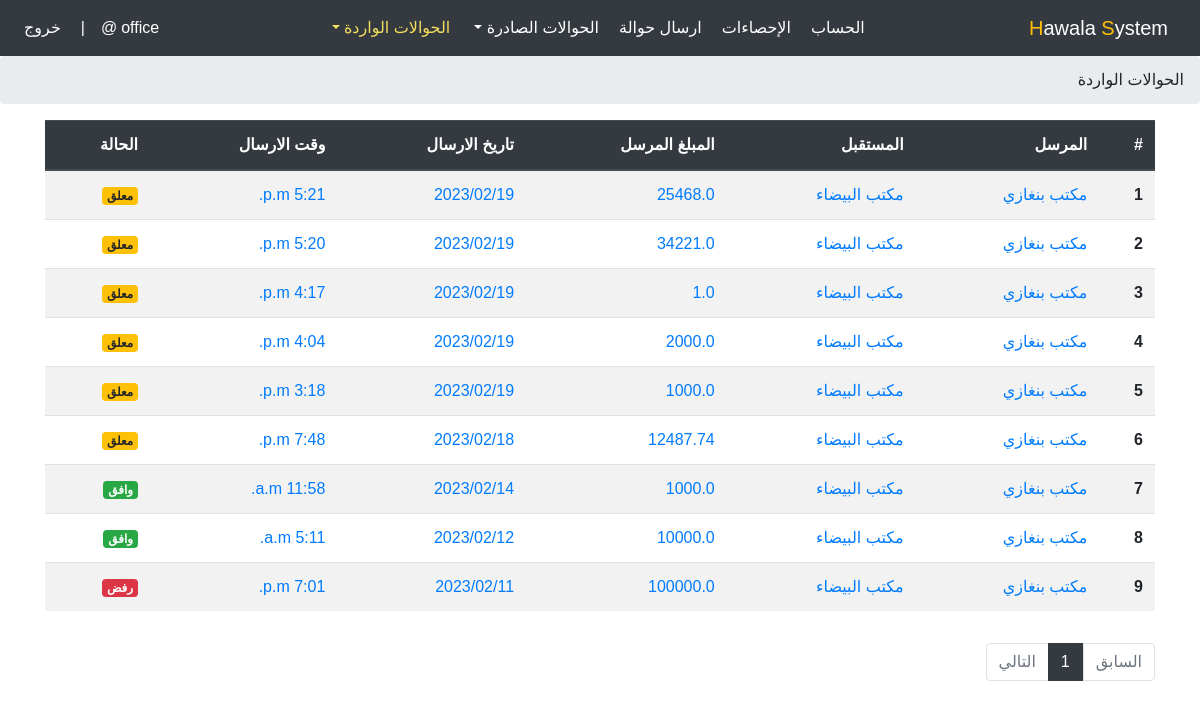
Screenshot of /office/incomingTransfersList (signed in) with the database file from the repository.
### account/models.py (models this page shows, shortened)
class TblUser(AbstractUser):
    user_type = models.PositiveIntegerField(choices=USER_TYPE)

class TblOfficeUser(models.Model):
    user = models.OneToOneField(TblUser, on_delete=models.CASCADE, primary_key=True)
    name = models.CharField(max_length=100)
    bio = models.TextField(max_length=1500, null=True, blank=True)
    email = models.EmailField()
    special_phone = models.CharField(max_length=14)
    city = models.PositiveIntegerField(choices=CITY_CHOICES, default=1)
    address = models.CharField(max_length=100)
    url_address = models.CharField(max_length=200)
    create_at = models.DateTimeField(auto_now_add=True)
    update_at = models.DateTimeField(auto_now=True)

### office/models.py (models this page shows, shortened)
class TblMoneyTransfer(models.Model):
    sender_office = models.ForeignKey(TblOfficeUser, related_name='from_office', on_delete=models.CASCADE)
    recipient_office = models.ForeignKey(TblOfficeUser, related_name='to_office', on_delete=models.CASCADE)
    sent_amount = models.FloatField(validators=[MinValueValidator(1.0), MaxValueValidator(1000000000.0)])
    sender_commission = models.FloatField(validators=[MinValueValidator(1.0), MaxValueValidator(1000000.0)])
    recipient_commission = models.FloatField(validators=[MinValueValidator(1.0), MaxValueValidator(1000000.0)])
    commission_from_sender = models.FloatField(validators=[MinValueValidator(0.0), MaxValueValidator(1000000.0)])
    commission_from_recipient = models.FloatField(validators=[MinValueValidator(0.0), MaxValueValidator(1000000.0)])
    approval_by_recipient = models.BooleanField(default=False)
    sent_at = models.DateTimeField(auto_now_add=True)
    approval_at = models.DateTimeField(null=True, blank=True)
    rejection_at = models.DateTimeField(null=True, blank=True)
    note = models.TextField(max_length=200, null=True, blank=True)
    rejection = models.BooleanField(default=False)
    note2 = models.TextField(max_length=200, null=True, blank=True)
    def get_incoming_money_order_url(self):
        return reverse('office:incoming-money-order', kwargs={'money_order_id': self.pk})

### office/views.py (the view)
# urls.py: path('incomingTransfersList', views.incomingTransfersList, name="incoming-transfers-list"),
@login_required(login_url='account:logout')
def incomingTransfersList(request):
    if request.user.user_type != is_office:
        return redirect('account:logout')
    transfers = TblMoneyTransfer.objects.filter(recipient_office=request.user.pk).order_by('-sent_at')
    paginator = Paginator(transfers, 25)
    page_num = request.GET.get('page', 1)
    try:
        transfers = paginator.page(page_num)
    except PageNotAnInteger:
        transfers = paginator.page(1)
    except EmptyPage:
        transfers = paginator.page(paginator.num_pages)
    context = {
        'parentTitle': 'incoming-transfers',
        'title': 'incoming-transfers-list',
        'transfers': transfers,
    }
    return render(request, 'office/incomingTransfers/incomingTransfersList.html', context)

### office/templates/office/incomingTransfers/incomingTransfersList.html (shortened to what this page needs)
{% extends 'office.html' %}
{% block office-content %}
<ol class="breadcrumb">
    <li class="active" aria-current="page">الحوالات الواردة</li>
</ol>
<div class="container my-3">
    <div class="row">
        <div class="col-12">
            <div class="table-responsive">
                <table class="table table-striped">
                    <thead class="thead-dark">
                    <tr>
                        <th scope="col">#</th>
                        <th scope="col">المرسل</th>
                        <th scope="col">المستقبل</th>
                        <th scope="col">المبلغ المرسل</th>
                        <th scope="col">تاريخ الارسال</th>
                        <th scope="col">وقت الارسال</th>
                        <th scope="col">الحالة</th>
                    </tr>
                    </thead>
                    <tbody>
                        {% for i in transfers %}
                        <tr>
                            <th scope="row">{{ forloop.counter }}</th>
                            <td><a href="{{ i.get_incoming_money_order_url }}">{{ i.sender_office.name }}</a></td>
                            <td><a href="{{ i.get_incoming_money_order_url }}">{{ i.recipient_office.name }}</a></td>
                            <td><a href="{{ i.get_incoming_money_order_url }}">{{ i.sent_amount }}</a></td>
                            <td><a href="{{ i.get_incoming_money_order_url }}">{{ i.sent_at.date|date:"Y/m/d" }}</a></td>
                            <td><a href="{{ i.get_incoming_money_order_url }}">{{ i.sent_at.time }}</a></td>
                            <td><a href="{{ i.get_incoming_money_order_url }}">
                                {% if i.approval_by_recipient == True %}
                                <span class="badge badge-success">وافق</span>
                                {% elif i.rejection == True %}
                                <span class="badge badge-danger">رفض</span>
                                {% elif i.approval_by_recipient == False and i.rejection == False %}
                                <span class="badge badge-warning">معلق</span>
                                {% endif %}
                            </a></td>
                        </tr>
                        {% endfor %}
                    </tbody>
                </table>
            </div>
        </div>
        <div class="col-12 my-3">
          <ul class="pagination">
              {% if transfers.has_previous %}
              <li class="page-item">
                  <a class="page-link" href="?page={{ transfers.previous_page_number }}" tabindex="-1">السابق</a>
              </li>
              {% else %}
              <li class="page-item disabled">
                  <a class="page-link" href="#!" tabindex="-1">السابق</a>
              </li>
              {% endif %}
              {% for num in transfers.paginator.page_range %}
                  {% if transfers.number == num %}
                      <li class="page-item active">
                          <a class="page-link" href="?page={{ num }}">{{ num }}</a>
                      </li>
                  {% elif num > transfers.number|add:'-3' and num < transfers.number|add:'3' %}
                      <a class="d-none" href="?page={{ num }}">{{ num }}</a>
                      <li class="page-item">
                          <a class="page-link" href="?page={{ num }}">{{ num }}</a>
                      </li>
                  {% endif %}
              {% endfor %}
              {% if transfers.has_next %}
                  {% if transfers.number < transfers.paginator.num_pages|add:'-3' %}
                      <li class="page-item">
                          <span class="page-link">...</span>
                      </li>
                      <li class="page-item">
                          <a class="page-link" href="?page={{ transfers.paginator.num_pages }}">{{ transfers.paginator.num_pages }}</a>
                      </li>
                  {% elif transfers.number < transfers.paginator.num_pages|add:'-2' %}
                      <li class="page-item">
                          <a class="page-link" href="?page={{ transfers.paginator.num_pages }}">{{ transfers.paginator.num_pages }}</a>
                      </li>
                  {% endif %}
                  <li class="page-item">
                      <a class="page-link" href="?page={{transfers.next_page_number}}">التالي</a>
                  </li>
              {% else %}
              <li class="page-item disabled">
                  <a class="page-link" href="#!">التالي</a>
              </li>
              {% endif %}
          </ul>
        </div>
    </div>
</div>
{% endblock %}

### templates/office.html (shortened to what this page needs)
<!DOCTYPE html>
{% load static %}
<html>
<html lang="ar">
<head>
    <link rel="stylesheet" href="{% static 'css/bootstrap.min.css' %}">
    <link rel="stylesheet" href="{% static 'css/office.style6.css' %}">
</head>
<body>
    <nav class="navbar navbar-expand-lg navbar-dark bg-dark">
        <a class="navbar-brand" href="#"><span class="text-warning">H</span>awala <span class="text-warning">S</span>ystem</a>
        <div class="collapse navbar-collapse" id="navbarSupportedContent">
            <ul class="navbar-nav mx-auto">
                <li class="nav-item {% if title == 'office-profile' or parentTitle == 'office-profile' %}active{% endif %}">
                    <a class="nav-link" href="{% url 'office:office-profile' %}">الحساب</a>
                </li>
                <li class="nav-item {% if title == 'office-statistics' %}active{% endif %}">
                    <a class="nav-link" href="{% url 'office:office-statistics' %}">الإحصاءات</a>
                </li>
                <li class="nav-item {% if title == 'office-list' or parentTitle == 'office-list' %}active{% endif %}">
                    <a class="nav-link" href="{% url 'office:office-list' %}">ارسال حوالة</a>
                </li>
                <li class="nav-item dropdown {% if parentTitle == 'outgoing-transfers' %}active{% endif %}">
                    <a class="nav-link dropdown-toggle" href="#" id="navbarDropdown" role="button" data-toggle="dropdown" aria-haspopup="true" aria-expanded="false">
                        الحوالات الصادرة
                    </a>
                </li>
                <li class="nav-item dropdown {% if parentTitle == 'incoming-transfers' %}active{% endif %}">
                    <a class="nav-link dropdown-toggle" href="#" id="navbarDropdown" role="button" data-toggle="dropdown" aria-haspopup="true" aria-expanded="false">
                        الحوالات الواردة
                    </a>
                </li>
            </ul>
            <ul class="navbar-nav">
                <li class="nav-item">
                    <span class="nav-link">{{ request.user.username }}@</span>
                </li>
                <li class="nav-item d-lg-inline-block d-none">
                    <span class="nav-link">|</span>
                </li>
                <li class="nav-item">
                    <a class="nav-link" href="{% url 'account:logout' %}">خروج</a>
                </li>
            </ul>
        </div>
    </nav>
    {% block office-content %}{% endblock %}
</body>
</html>

### static/css/office.style6.css (style rules this page uses)
html { scroll-behavior: smooth; }
body { direction: rtl; text-align: right; font-family: sans-serif; font-size: 1rem; font-weight: 400; line-height: 1.5; }
* { padding: 0; margin: 0; text-decoration: none; box-sizing: border-box; }
a, a:hover { text-decoration: none; cursor: pointer; transition: all 0.5s ease; }
nav.navbar a.navbar-brand { color: white !important; }
nav.navbar .nav-link { color: white !important; }
li.active a.nav-link, li a.nav-link:hover { color: #f5dd5d !important; }
.pagination .page-item.active .page-link { z-index:1;color:#fff;background-color:#343a40;border-color:#343a40 }
.pagination .page-item:last-child .page-link { border-radius:0;border-top-left-radius:.25rem;border-bottom-left-radius:.25rem }
.pagination .page-item:first-child .page-link { border-radius:0;border-top-right-radius:.25rem;border-bottom-right-radius:.25rem; }

### rows the page displays
TblUser: user.username "office"
TblMoneyTransfer: sender_office.name "مكتب بنغازي", recipient_office.name "مكتب البيضاء", sent_amount "25468.0", sent_at "2023/02/19", sent_at.time "5:21 p.m.", approval_by_recipient "معلق"
TblMoneyTransfer: sender_office.name "مكتب بنغازي", recipient_office.name "مكتب البيضاء", sent_amount "34221.0", sent_at "2023/02/19", sent_at.time "5:20 p.m.", approval_by_recipient "معلق"
TblMoneyTransfer: sender_office.name "مكتب بنغازي", recipient_office.name "مكتب البيضاء", sent_amount "1.0", sent_at "2023/02/19", sent_at.time "4:17 p.m.", approval_by_recipient "معلق"
TblMoneyTransfer: sender_office.name "مكتب بنغازي", recipient_office.name "مكتب البيضاء", sent_amount "2000.0", sent_at "2023/02/19", sent_at.time "4:04 p.m.", approval_by_recipient "معلق"
TblMoneyTransfer: sender_office.name "مكتب بنغازي", recipient_office.name "مكتب البيضاء", sent_amount "1000.0", sent_at "2023/02/19", sent_at.time "3:18 p.m.", approval_by_recipient "معلق"
TblMoneyTransfer: sender_office.name "مكتب بنغازي", recipient_office.name "مكتب البيضاء", sent_amount "12487.74", sent_at "2023/02/18", sent_at.time "7:48 p.m.", approval_by_recipient "معلق"
TblMoneyTransfer: sender_office.name "مكتب بنغازي", recipient_office.name "مكتب البيضاء", sent_amount "1000.0", sent_at "2023/02/14", sent_at.time "11:58 a.m.", approval_by_recipient "وافق"
TblMoneyTransfer: sender_office.name "مكتب بنغازي", recipient_office.name "مكتب البيضاء", sent_amount "10000.0", sent_at "2023/02/12", sent_at.time "5:11 a.m.", approval_by_recipient "وافق"
TblMoneyTransfer: sender_office.name "مكتب بنغازي", recipient_office.name "مكتب البيضاء", sent_amount "100000.0", sent_at "2023/02/11", sent_at.time "7:01 p.m.", approval_by_recipient "رفض"

### other values shown
{{ num }} "1"
